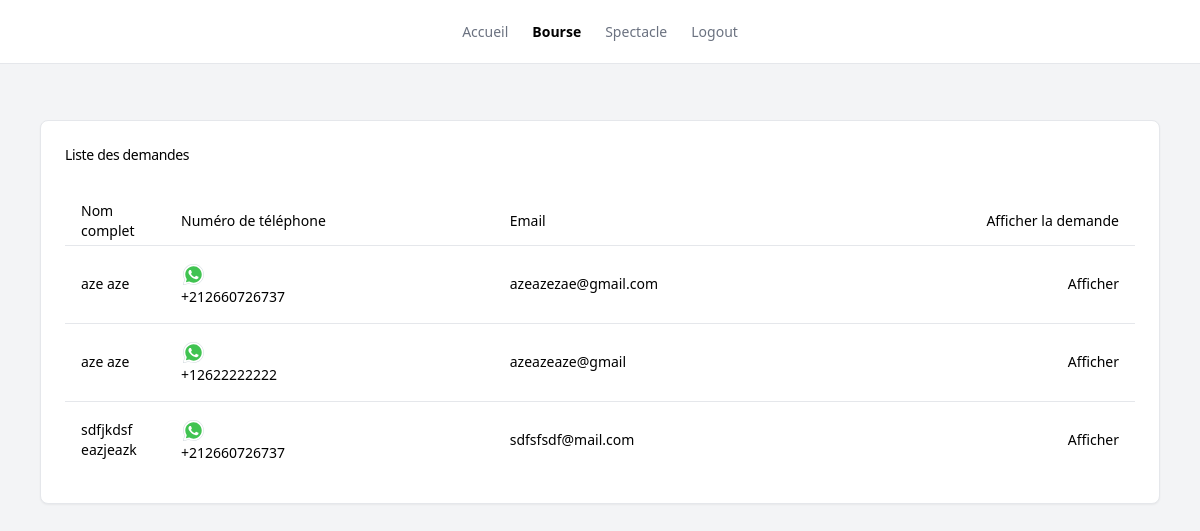
Page /dashboard/demandes.php (signed in) on the committed database.
### tables this page shows
CREATE TABLE `demande` (
  `id` varchar(255) NOT NULL,
  `firstName` varchar(255) DEFAULT NULL,
  `lastName` varchar(255) DEFAULT NULL,
  `dateNaissance` date DEFAULT NULL,
  `gender` tinyint(1) DEFAULT NULL,
  `email` varchar(255) DEFAULT NULL,
  `phoneNumber` varchar(255) DEFAULT NULL,
  `country` varchar(255) DEFAULT NULL,
  `domaineSouhaite` varchar(255) DEFAULT NULL,
  `etablissementPrefere` varchar(255) DEFAULT NULL,
  `dernierDiplome` varchar(255) DEFAULT NULL,
  `anneeEtude` varchar(255) DEFAULT NULL,
  `dates` date NOT NULL DEFAULT current_timestamp()
);

### include/fonctions.php (called while the page is built, shortened)
<?php
function getDemandes(){
    $database = new Connection();
    $db = $database->openConnection();
    $sql = $db->prepare("SELECT * FROM demande ORDER BY dates DESC");
    $sql->execute();
    $rows = $sql->fetchAll(PDO::FETCH_ASSOC);
    return $rows;
}
?>

### dashboard/demandes.php (the view, shortened to what this page needs)
<?php
require_once '../include/fonctions.php';
?>
<!DOCTYPE html>
<html>
    <head>
        <script src="https://cdn.tailwindcss.com"></script>
    </head>
    <body>
    <div class="flex flex-col w-full min-h-screen bg-gray-100">
  <header class="flex justify-center items-center h-16 px-4 border-b bg-white shrink-0 md:px-6 sticky absolute top-0">
    <nav class="flex-row gap-12 text-lg font-medium md:flex md:flex-row md:items-center md:gap-5 md:text-sm lg:gap-6">
      <a class="text-gray-500 dark:text-gray-400" href="./">
        Accueil
      </a>
      <a class="font-bold" href="demandes">
        Bourse
      </a>
      <a class="text-gray-500 dark:text-gray-400" href="event">
        Spectacle
      </a>
      <a class="text-gray-500 dark:text-gray-400" href="logout">
        Logout
      </a>
    </nav>
  </header>
  <main class="flex min-h-[calc(100vh-_theme(spacing.16))] flex-1 flex-col gap-4 p-4 md:gap-8 md:p-10">
    <?php
    if (isset($_GET['id'])){
        $rows = getDemandesInfos($_GET['id']);
    ?>
    <div class="overflow-hidden bg-white shadow sm:rounded-lg">
        <div class="px-4 py-6 sm:px-6">
            <h3 class="text-base font-semibold leading-7 text-gray-900">Informations</h3>
            <p class="mt-1 max-w-2xl text-sm leading-6 text-gray-500">Détails de la demande.</p>
        </div>
        <div class="border-t border-gray-100">
            <dl class="divide-y divide-gray-100">
            <?php
                foreach($rows as $row){
            ?>
            <div class="px-4 py-6 sm:grid sm:grid-cols-3 sm:gap-4 sm:px-6">
                <dt class="text-sm font-medium text-gray-900">Date de soumission</dt>
                <dd class="mt-1 text-sm leading-6 text-gray-700 sm:col-span-2 sm:mt-0"><?=htmlspecialchars($row['dates'])?></dd>
            </div>
            <div class="px-4 py-6 sm:grid sm:grid-cols-3 sm:gap-4 sm:px-6">
                <dt class="text-sm font-medium text-gray-900">Nom complet</dt>
                <dd class="mt-1 text-sm leading-6 text-gray-700 sm:col-span-2 sm:mt-0"><?=htmlspecialchars($row['lastName'])?> <?=htmlspecialchars($row['firstName'])?></dd>
            </div>
            <div class="px-4 py-6 sm:grid sm:grid-cols-3 sm:gap-4 sm:px-6">
                <dt class="text-sm font-medium text-gray-900">Date de naissance</dt>
                <dd class="mt-1 text-sm leading-6 text-gray-700 sm:col-span-2 sm:mt-0"><?=htmlspecialchars($row['dateNaissance']) ?></dd>
            </div>
            <div class="px-4 py-6 sm:grid sm:grid-cols-3 sm:gap-4 sm:px-6">
                <dt class="text-sm font-medium text-gray-900">Sexe</dt>
                <dd class="mt-1 text-sm leading-6 text-gray-700 sm:col-span-2 sm:mt-0">
                <?php
                if ($row['gender'] === 0) {
                    echo 'Homme';
                } else {
                    echo 'Femme';
                }
                ?>
                </dd>
            </div>
            <div class="px-4 py-6 sm:grid sm:grid-cols-3 sm:gap-4 sm:px-6">
                <dt class="text-sm font-medium text-gray-900">Adresse e-mail</dt>
                <dd class="mt-1 text-sm leading-6 text-gray-700 sm:col-span-2 sm:mt-0"><?=htmlspecialchars($row['email'])?></dd>
            </div>
            <div class="px-4 py-6 sm:grid sm:grid-cols-3 sm:gap-4 sm:px-6">
                <dt class="text-sm font-medium text-gray-900">Téléphone</dt>
                <dd class="mt-1 text-sm leading-6 text-gray-700 sm:col-span-2 sm:mt-0">
                <a href="https://wa.me/<?=trim($row['phoneNumber'], '+')?>">
                  <svg xmlns="http://www.w3.org/2000/svg" x="0px" y="0px" width="25" height="25" viewBox="0 0 48 48">
                    <path fill="#fff" d="M4.868,43.303l2.694-9.835C5.9,30.59,5.026,27.324,5.027,23.979C5.032,13.514,13.548,5,24.014,5c5.079,0.002,9.845,1.979,13.43,5.566c3.584,3.588,5.558,8.356,5.556,13.428c-0.004,10.465-8.522,18.98-18.986,18.98c-0.001,0,0,0,0,0h-0.008c-3.177-0.001-6.3-0.798-9.073-2.311L4.868,43.303z"></path><path fill="#fff" d="M4.868,43.803c-0.132,0-0.26-0.052-0.355-0.148c-0.125-0.127-0.174-0.312-0.127-0.483l2.639-9.636c-1.636-2.906-2.499-6.206-2.497-9.556C4.532,13.238,13.273,4.5,24.014,4.5c5.21,0.002,10.105,2.031,13.784,5.713c3.679,3.683,5.704,8.577,5.702,13.781c-0.004,10.741-8.746,19.48-19.486,19.48c-3.189-0.001-6.344-0.788-9.144-2.277l-9.875,2.589C4.953,43.798,4.911,43.803,4.868,43.803z"></path><path fill="#cfd8dc" d="M24.014,5c5.079,0.002,9.845,1.979,13.43,5.566c3.584,3.588,5.558,8.356,5.556,13.428c-0.004,10.465-8.522,18.98-18.986,18.98h-0.008c-3.177-0.001-6.3-0.798-9.073-2.311L4.868,43.303l2.694-9.835C5.9,30.59,5.026,27.324,5.027,23.979C5.032,13.514,13.548,5,24.014,5 M24.014,42.974C24.014,42.974,24.014,42.974,24.014,42.974C24.014,42.974,24.014,42.974,24.014,42.974 M24.014,42.974C24.014,42.974,24.014,42.974,24.014,42.974C24.014,42.974,24.014,42.974,24.014,42.974 M24.014,4C24.014,4,24.014,4,24.014,4C12.998,4,4.032,12.962,4.027,23.979c-0.001,3.367,0.849,6.685,2.461,9.622l-2.585,9.439c-0.094,0.345,0.002,0.713,0.254,0.967c0.19,0.192,0.447,0.297,0.711,0.297c0.085,0,0.17-0.011,0.254-0.033l9.687-2.54c2.828,1.468,5.998,2.243,9.197,2.244c11.024,0,19.99-8.963,19.995-19.98c0.002-5.339-2.075-10.359-5.848-14.135C34.378,6.083,29.357,4.002,24.014,4L24.014,4z"></path><path fill="#40c351" d="M35.176,12.832c-2.98-2.982-6.941-4.625-11.157-4.626c-8.704,0-15.783,7.076-15.787,15.774c-0.001,2.981,0.833,5.883,2.413,8.396l0.376,0.597l-1.595,5.821l5.973-1.566l0.577,0.342c2.422,1.438,5.2,2.198,8.032,2.199h0.006c8.698,0,15.777-7.077,15.78-15.776C39.795,19.778,38.156,15.814,35.176,12.832z"></path><path fill="#fff" fill-rule="evenodd" d="M19.268,16.045c-0.355-0.79-0.729-0.806-1.068-0.82c-0.277-0.012-0.593-0.011-0.909-0.011c-0.316,0-0.83,0.119-1.265,0.594c-0.435,0.475-1.661,1.622-1.661,3.956c0,2.334,1.7,4.59,1.937,4.906c0.237,0.316,3.282,5.259,8.104,7.161c4.007,1.58,4.823,1.266,5.693,1.187c0.87-0.079,2.807-1.147,3.202-2.255c0.395-1.108,0.395-2.057,0.277-2.255c-0.119-0.198-0.435-0.316-0.909-0.554s-2.807-1.385-3.242-1.543c-0.435-0.158-0.751-0.237-1.068,0.238c-0.316,0.474-1.225,1.543-1.502,1.859c-0.277,0.317-0.554,0.357-1.028,0.119c-0.474-0.238-2.002-0.738-3.815-2.354c-1.41-1.257-2.362-2.81-2.639-3.285c-0.277-0.474-0.03-0.731,0.208-0.968c0.213-0.213,0.474-0.554,0.712-0.831c0.237-0.277,0.316-0.475,0.474-0.791c0.158-0.317,0.079-0.594-0.04-0.831C20.612,19.329,19.69,16.983,19.268,16.045z" clip-rule="evenodd"></path>
                  </svg>
                </a>
                  <?=htmlspecialchars($row['phoneNumber'])?>
                </dd>
            </div>
            <div class="px-4 py-6 sm:grid sm:grid-cols-3 sm:gap-4 sm:px-6">
                <dt class="text-sm font-medium text-gray-900">Pays</dt>
                <dd class="mt-1 text-sm leading-6 text-gray-700 sm:col-span-2 sm:mt-0"><?=htmlspecialchars($row['country'])?></dd>
            </div>
            <div class="px-4 py-6 sm:grid sm:grid-cols-3 sm:gap-4 sm:px-6">
                <dt class="text-sm font-medium text-gray-900">Domaine(s) souhaité(s):</dt>
                <dd class="mt-1 text-sm leading-6 text-gray-700 sm:col-span-2 sm:mt-0"><?=htmlspecialchars($row['domaineSouhaite']?? '')?></dd>
            </div>
            <div class="px-4 py-6 sm:grid sm:grid-cols-3 sm:gap-4 sm:px-6">
                <dt class="text-sm font-medium text-gray-900">Établissements préférés</dt>
                <dd class="mt-1 text-sm leading-6 text-gray-700 sm:col-span-2 sm:mt-0">
                  <?=htmlspecialchars($row['etablissementPrefere']?? '')?>
                </dd>
            </div>
            <div class="px-4 py-6 sm:grid sm:grid-cols-3 sm:gap-4 sm:px-6">
                <dt class="text-sm font-medium text-gray-900">Année d’études actuel</dt>
                <dd class="mt-1 text-sm leading-6 text-gray-700 sm:col-span-2 sm:mt-0"><?=htmlspecialchars($row['anneeEtude']?? '')?></dd>
            </div>
            <div class="px-4 py-6 sm:grid sm:grid-cols-3 sm:gap-4 sm:px-6">
                <dt class="text-sm font-medium text-gray-900">Dernier Diplôme</dt>
                <dd class="mt-1 text-sm leading-6 text-gray-700 sm:col-span-2 sm:mt-0"><?=htmlspecialchars($row['dernierDiplome']?? '')?></dd>
            </div>
            <?php
                }
            ?>
            </dl>
        </div>
        </div>
    <?php
    } else {
    ?>
    <div class="rounded-lg border bg-card text-card-foreground shadow-sm mt-4 bg-white" data-v0-t="card">
      <div class="flex flex-col space-y-1.5 p-6 pb-2">
        <h3 class="tracking-tight text-sm font-medium">Liste des demandes</h3>
      </div>
      <div class="p-6">
        <div class="relative w-full overflow-auto">
          <table class="w-full caption-bottom text-sm">
            <thead class="[&amp;_tr]:border-b">
              <tr class="border-b transition-colors hover:bg-muted/50 data-[state=selected]:bg-muted">
                <th class="h-12 px-4 text-left align-middle font-medium text-muted-foreground [&amp;:has([role=checkbox])]:pr-0 w-[100px]">
                  Nom complet
                </th>
                <th class="h-12 px-4 text-left align-middle font-medium text-muted-foreground [&amp;:has([role=checkbox])]:pr-0">
                  Numéro de téléphone
                </th>
                <th class="h-12 px-4 text-left align-middle font-medium text-muted-foreground [&amp;:has([role=checkbox])]:pr-0">
                  Email
                </th>
                <th class="h-12 px-4 align-middle font-medium text-muted-foreground [&amp;:has([role=checkbox])]:pr-0 text-right">
                  Afficher la demande
                </th>
              </tr>
            </thead>
            <tbody class="[&amp;_tr:last-child]:border-0">
                <?php
                    $rows = getDemandes();
                    foreach ($rows as $row) {
                ?>
              <tr class="border-b transition-colors hover:bg-muted/50 data-[state=selected]:bg-muted">
                <td class="p-4 align-middle [&amp;:has([role=checkbox])]:pr-0 font-medium"><?=$row['firstName']?> <?=$row['lastName']?></td>
                <td class="p-4 align-middle [&amp;:has([role=checkbox])]:pr-0">
                <a href="https://wa.me/<?=trim($row['phoneNumber'], '+')?>">
                </a>
                  <?=$row['phoneNumber']?>
                </td>
                <td class="p-4 align-middle [&amp;:has([role=checkbox])]:pr-0"><?=$row['email']?></td>
                <td class="p-4 align-middle [&amp;:has([role=checkbox])]:pr-0 text-right"><a href="./demandes.php?id=<?=$row['id']?>">Afficher</a></td>
              </tr>
              <?php
                    }
                ?>
            </tbody>
          </table>
        </div>
      </div>
    </div>
    <?php } ?>
  </main>
</div>
    </body>
</html>

### rows in the picture
demande: firstName "aze", lastName "aze", phoneNumber "+212660726737", email "azeazezae@gmail.com"
demande: firstName "aze", lastName "aze", phoneNumber "+12622222222", email "azeazeaze@gmail"
demande: firstName "sdfjkdsf", lastName "eazjeazk", phoneNumber "+212660726737", email "sdfsfsdf@mail.com"
